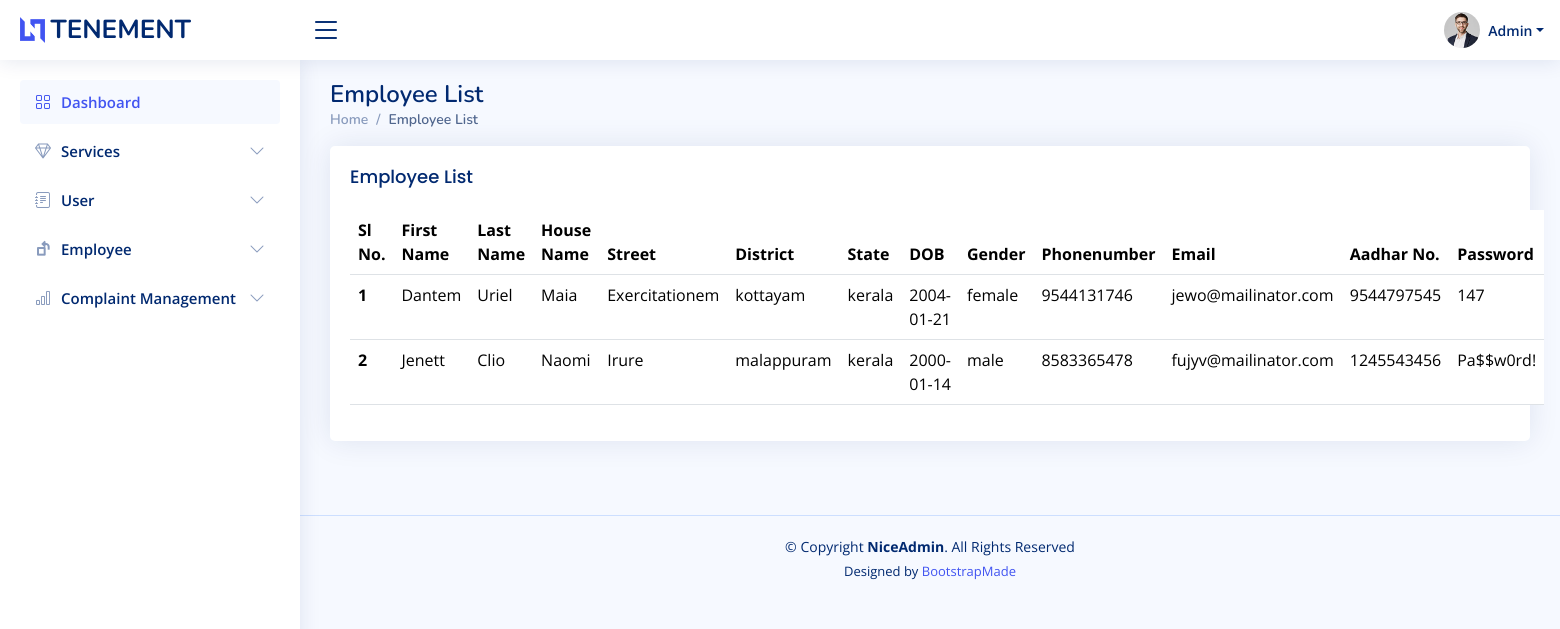
Before: /admin/employeelist.php with the older database file.
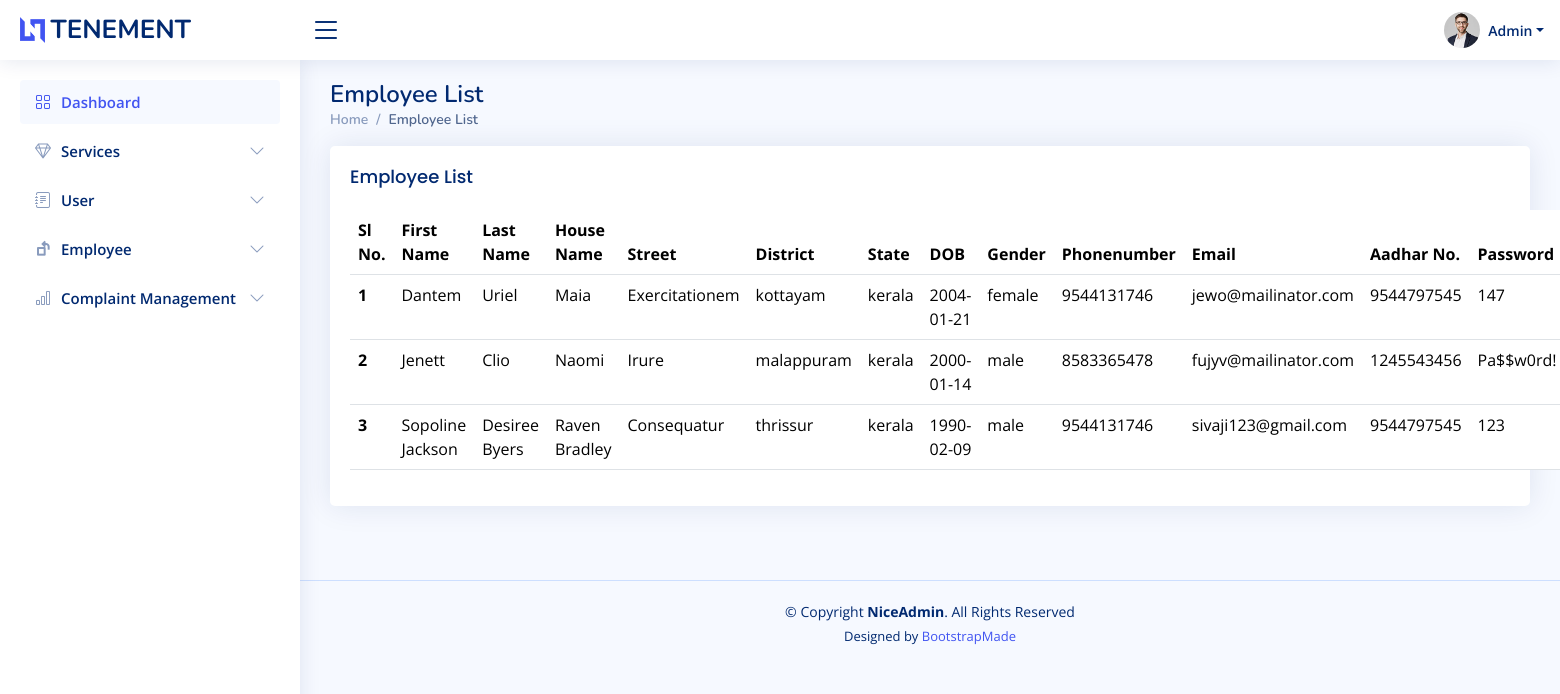
After: the same page with the newer database file.
### tables this page shows
CREATE TABLE `employee_register` (
  `fname` varchar(50) NOT NULL,
  `lname` varchar(50) NOT NULL,
  `housename` varchar(50) NOT NULL,
  `street` varchar(50) NOT NULL,
  `district` varchar(50) NOT NULL,
  `state` varchar(50) NOT NULL,
  `zip` int(30) NOT NULL,
  `dob` date NOT NULL,
  `gender` varchar(50) NOT NULL,
  `phonenumber` varchar(50) NOT NULL,
  `email` varchar(50) NOT NULL,
  `aadhar` varchar(50) NOT NULL,
  `password` varchar(50) NOT NULL
);

### connect.php (called while the page is built, shortened)
<?php
$dbname="tenement";
$conn=mysqli_connect("localhost","root","",$dbname);
function select_data($sql)
{
  global $conn;
  $res = mysqli_query($conn, $sql);
  if ($res)
    return $res;
  else
    return False;
}
?>

### admin/employeelist.php (the view, shortened to what this page needs)
<?php
include 'header.php';
?>
  <main id="main" class="main">
    <div class="pagetitle">
      <h1>Employee List</h1>
      <nav>
        <ol class="breadcrumb">
          <li class="breadcrumb-item"><a href="index.php">Home</a></li>
          <li class="breadcrumb-item active">Employee List</li>
        </ol>
      </nav>
    </div>
    <section class="section dashboard">
      <div class="row">
      <section class="section">
      <div class="row">
        <div class="col-lg-12">
        <div class="card">
          <div class="card-body">
            <h5 class="card-title">Employee List</h5>
              <table class="table datatable">
                <thead>
                  <tr>
                    <th scope="col">Sl No.</th>
                    <th scope="col">First Name</th>
                    <th scope="col">Last Name</th>
                    <th scope="col">House Name</th>
                    <th scope="col">Street</th>
                    <th scope="col">District</th>
                    <th scope="col">State</th>
                    <th scope="col">DOB</th>
                    <th scope="col">Gender</th>
                    <th scope="col">Phonenumber</th>
                    <th scope="col">Email</th>
                    <th scope="col">Aadhar No.</th>
                    <th scope="col">Password</th>
                  </tr>
                </thead>
                <tbody>
                <?php
               $sql = "SELECT * FROM `employee_register` WHERE email IN (SELECT email FROM `loginpage` WHERE status = 1)";
                $data=select_data($sql);
                $n=1;
                while ($row = mysqli_fetch_assoc($data)) {
                  ?>
                  <tr>
                 <th scope='row'><?php echo $n++; ?></th>
                 <td><?php echo  $row['fname'] ?></td>
                 <td> <?php echo $row['lname'] ?></td>
                 <td><?php echo $row['housename'] ?></td>
                 <td><?php echo $row['street']?></td>
                 <td> <?php echo $row['district']  ?></td>
                 <td> <?php echo $row['state'] ?></td>
                 <td> <?php echo  $row['dob'] ?> </td>
                 <td> <?php echo  $row['gender'] ?> </td>
                 <td> <?php echo  $row['phonenumber'] ?> </td>
                 <td><?php echo $row['email'] ?></td>
                 <td><?php echo $row['aadhar'] ?></td>
                 <td><?php echo $row['password'] ?></td>
                 </tr>
                  <?php
                  }
                  ?>
                </tbody>
              </table>
            </div>
          </div>
        </div>
      </div>
    </section>
  </main>

Changed rows visible on the page:
added employee_register: fname "Sopoline Jackson", lname "Desiree Byers", housename "Raven Bradley", street "Consequatur", district "thrissur", state "kerala", dob "1990-02-09", gender "male", phonenumber "9544131746", email "sivaji123@gmail.com", aadhar "9544797545", password "123"
